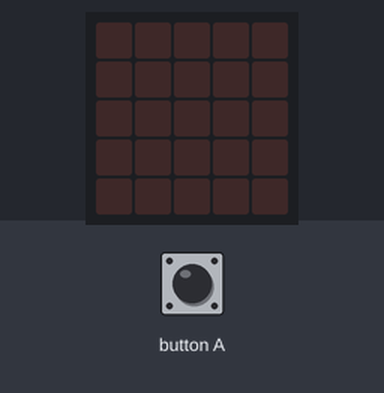
Recording of a program running on a simulated BBC micro:bit (MakeCode). On the bench: the board's 5×5 LED display. The test bench sets the inputs (shaded band).

Above: at 1.2 s.
1.3 s: button A pressed for 0.15 s
At 2.5 s:
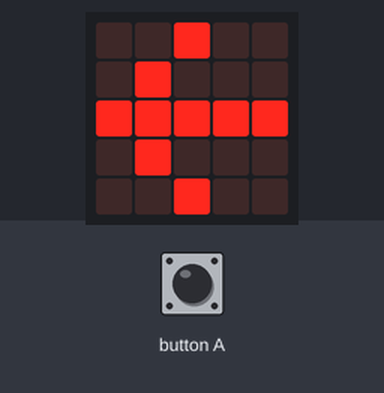
At 3.7 s:
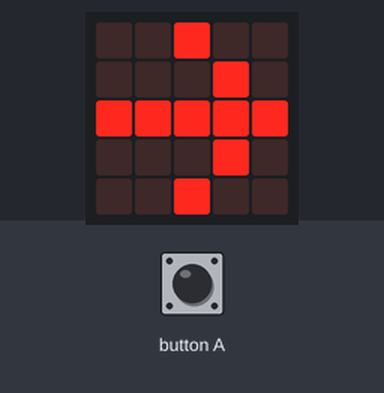
Timing chart, 0 to 5.2 s (numbered marks = the images above; inputs shaded):
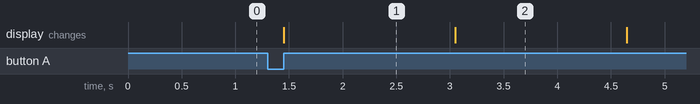

Measured:
- after the input at 1.3 s, the display: changes after 0.15 s (image 1)
- what the display in image 1 shows lasts 1.6 s, from 1.5 s to 3.1 s

The program:

main.ts
```typescript
input.onButtonPressed(Button.A, function () {
    for (let index = 0; index < 4; index++) {
        basic.showArrow(ArrowNames.West)
        basic.pause(1000)
        basic.showArrow(ArrowNames.East)
        basic.pause(1000)
        basic.showArrow(ArrowNames.North)
        basic.pause(1000)
        basic.showArrow(ArrowNames.South)
        basic.pause(1000)
    }
})
basic.forever(function () {

})
```

test.ts
```typescript
// aquí va el archivo "tests"; esto no se compilará cuando este paquete se utilice como una extensión.
```
